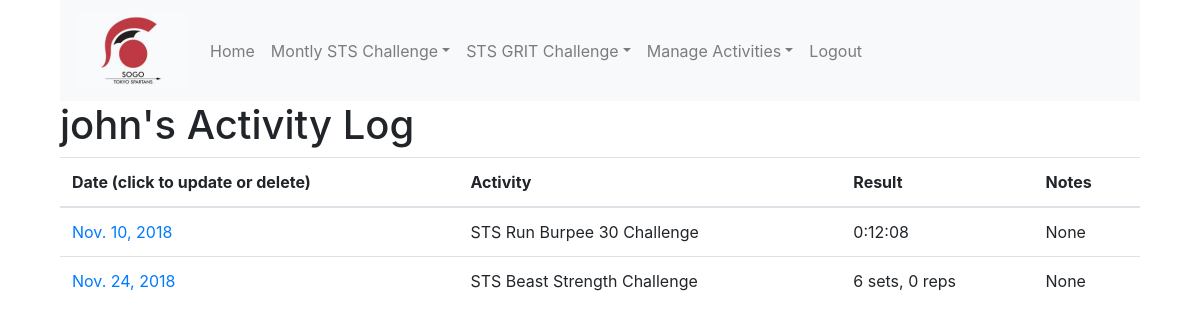
Page /sogo_app/my_results/ (signed in) on the earlier database version.
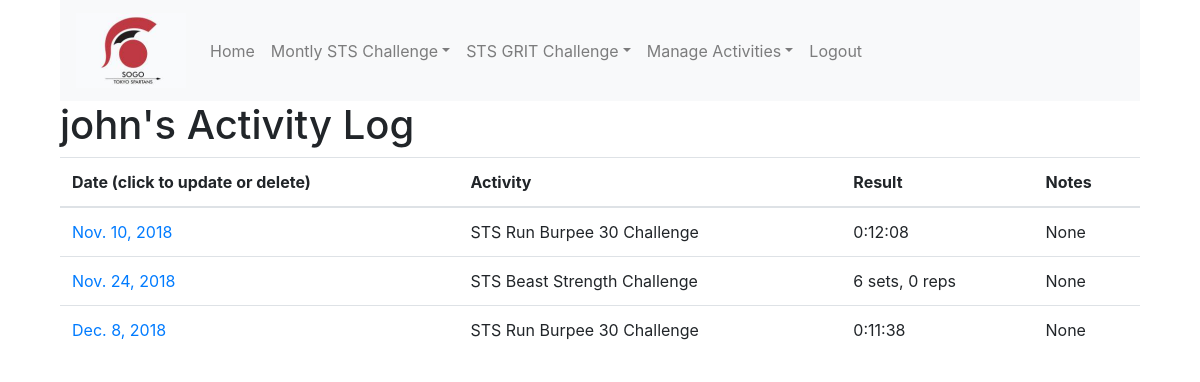
Same page on the later database version.
### sogo_app/models.py (models this page shows, shortened)
class Results(models.Model):
    user = models.ForeignKey(User, on_delete=models.CASCADE)
    date = models.DateField()
    activity = models.ForeignKey(Activities, on_delete=models.CASCADE)
    duration = models.DurationField(null=True)
    reps = models.PositiveIntegerField(null=True)
    sets = models.PositiveIntegerField(null=True)
    notes = models.CharField(max_length=256, null=True, blank=True)
    class Meta:
        unique_together = ('date', 'activity', 'user')

class Activities(models.Model):
    TARGET_TYPES = (('T', 'Time'),
                    ('R', 'Sets & Reps'))
    name = models.CharField(max_length=100, unique=True)
    target_type = models.CharField(max_length=1, choices=TARGET_TYPES)
    track = models.BooleanField()
    def __str__(self):
        return self.name

### sogo_app/views.py (the view)
class MyResultsView(LoginRequiredMixin, ListView):
    login_url= '/sogo_app/login'
    model=Results
    def get_context_data(self,**kwargs):
        context = super(MyResultsView, self).get_context_data(**kwargs)
        context.update({
        'object_list': Results.objects.filter(user=self.request.user),
        })
        return context

### sogo_app/templates/sogo_app/results_list.html (shortened to what this page needs)
{%extends "base.html"%}
{%load staticfiles%}
{%load bootstrap%}
{%block body_block%}
<h1>{{user.username}}'s Activity Log</h1>
<table class="table">
  <thead>
    <th>Date (click to update or delete)</th>
    <th>Activity</th>
    <th>Result</th>
    <th>Notes</th>
  </thead>
  <tbody>
    {%for workout in object_list%}
    <tr>
      <td><a href="/sogo_app/update_results/{{workout.pk}}/">{{workout.date}}</td>
      <td>{{workout.activity}}</td>
      {%if workout.activity.target_type == "T" %}
      <td>{{workout.duration}}</td>
      {%else%}
      <td>{{workout.sets}} sets, {{workout.reps}} reps</td>
      {%endif%}
      <td>{{workout.notes}}</td>
    </tr>
    {%endfor%}
  </tbody>
</table>
{%endblock%}

### templates/base.html (shortened to what this page needs)
<!DOCTYPE html>
{%load staticfiles%}
{%load static%}
{%load bootstrap%}
<html lang="en" dir="ltr">
  <head>
    <link rel="stylesheet" href="https://stackpath.bootstrapcdn.com/bootstrap/4.1.2/css/bootstrap.min.css">
    <link rel="stylesheet" href="//code.jquery.com/ui/1.12.1/themes/base/jquery-ui.css">
    <link rel="stylesheet" href="{%static '/css/base.css'%}">
  </head>
  <body>
    <div class="page">
    <nav class="navbar navbar-expand-lg navbar-light bg-light">
      <a class="navbar-brand" href="{% url 'index' %}"> <img src="/static/images/logo.jpg" width="110" height="75" ></a>
      <div class="collapse navbar-collapse" id="navbarTogglerDemo02">
        <ul class="navbar-nav mr-auto mt-2 mt-lg-0">
          <li class="nav-item">
            <a class="nav-link" href="{% url 'index' %}">Home <span class="sr-only">(current)</span></a>
          </li>
          <li class="nav-item dropdown">
            <a class="nav-link dropdown-toggle"  id="monthly_navbarDropdown" role="button" href="#" data-toggle="dropdown" aria-haspopup="true" aria-expanded="false">Montly STS Challenge</a>
          </li>
          <li class="nav-item dropdown">
            <a class="nav-link dropdown-toggle"  id="grit_navbarDropdown" role="button" href="#" data-toggle="dropdown" aria-haspopup="true" aria-expanded="false">STS GRIT Challenge</a>
          </li>
          {%if user.is_superuser%}
          <li class="nav-item dropdown">
            <a class="nav-link dropdown-toggle"  id="navbarDropdown" role="button" href="#" data-toggle="dropdown" aria-haspopup="true" aria-expanded="false">Manage Activities</a>
          </li>
          {%endif%}
          {% if user.is_authenticated %}
          <li class="nav-item">
            <a class="nav-link" href="{% url 'sogo_app:logout' %}">Logout</a>
          </li>
          {%else%}
          <li class="nav-item">
            <a class="nav-link" href="{% url 'sogo_app:login' %}">Login/Sign Up</a>
          </li>
          {%endif%}
        </ul>
      </div>
    </nav>
          {%block body_block%}
          {%endblock%}
</div>
</body>
</html>

### static/css/base.css (style rules this page uses)
body { padding-left: 5%; padding-right: 5%; width: 100%; }

Differences in the rows shown:
added Results: date "Dec. 8, 2018", activity "STS Run Burpee 30 Challenge", duration "0:11:38", notes "None"
